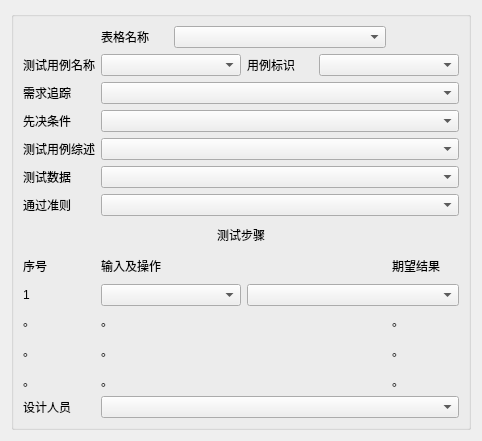
<?xml version="1.0" encoding="UTF-8"?>
<ui version="4.0">
 <class>Form</class>
 <widget class="QWidget" name="Form">
  <property name="geometry">
   <rect>
    <x>0</x>
    <y>0</y>
    <width>482</width>
    <height>441</height>
   </rect>
  </property>
  <property name="windowTitle">
   <string>Form</string>
  </property>
  <layout class="QGridLayout" name="gridLayout_2">
   <item row="0" column="0">
    <widget class="QGroupBox" name="groupBox">
     <property name="title">
      <string/>
     </property>
     <layout class="QGridLayout" name="gridLayout">
      <item row="0" column="1">
       <widget class="QLabel" name="label">
        <property name="text">
         <string>表格名称</string>
        </property>
       </widget>
      </item>
      <item row="0" column="2" colspan="3">
       <widget class="QComboBox" name="combox_tablename"/>
      </item>
      <item row="1" column="0">
       <widget class="QLabel" name="label_2">
        <property name="text">
         <string>测试用例名称</string>
        </property>
       </widget>
      </item>
      <item row="1" column="1" colspan="2">
       <widget class="QComboBox" name="combox_casename"/>
      </item>
      <item row="1" column="3">
       <widget class="QLabel" name="label_4">
        <property name="text">
         <string>用例标识</string>
        </property>
       </widget>
      </item>
      <item row="1" column="4" colspan="2">
       <widget class="QComboBox" name="combox_caseID"/>
      </item>
      <item row="2" column="0">
       <widget class="QLabel" name="label_3">
        <property name="text">
         <string>需求追踪</string>
        </property>
       </widget>
      </item>
      <item row="2" column="1" colspan="5">
       <widget class="QComboBox" name="combox_requirement"/>
      </item>
      <item row="3" column="0">
       <widget class="QLabel" name="label_5">
        <property name="text">
         <string>先决条件</string>
        </property>
       </widget>
      </item>
      <item row="3" column="1" colspan="5">
       <widget class="QComboBox" name="combox_condition"/>
      </item>
      <item row="4" column="0">
       <widget class="QLabel" name="label_6">
        <property name="text">
         <string>测试用例综述</string>
        </property>
       </widget>
      </item>
      <item row="4" column="1" colspan="5">
       <widget class="QComboBox" name="combox_casetext"/>
      </item>
      <item row="5" column="0">
       <widget class="QLabel" name="label_32">
        <property name="text">
         <string>测试数据</string>
        </property>
       </widget>
      </item>
      <item row="5" column="1" colspan="5">
       <widget class="QComboBox" name="combox_testdata"/>
      </item>
      <item row="6" column="0">
       <widget class="QLabel" name="label_7">
        <property name="text">
         <string>通过准则</string>
        </property>
       </widget>
      </item>
      <item row="6" column="1" colspan="5">
       <widget class="QComboBox" name="combox_passcondition"/>
      </item>
      <item row="7" column="0" colspan="6">
       <widget class="QLabel" name="label_8">
        <property name="text">
         <string>测试步骤</string>
        </property>
        <property name="alignment">
         <set>Qt::AlignCenter</set>
        </property>
       </widget>
      </item>
      <item row="8" column="0">
       <widget class="QLabel" name="label_9">
        <property name="text">
         <string>序号</string>
        </property>
       </widget>
      </item>
      <item row="8" column="1">
       <widget class="QLabel" name="label_input">
        <property name="text">
         <string>输入及操作</string>
        </property>
       </widget>
      </item>
      <item row="8" column="5">
       <widget class="QLabel" name="label_11">
        <property name="text">
         <string>期望结果</string>
        </property>
       </widget>
      </item>
      <item row="9" column="0">
       <widget class="QLabel" name="label_27">
        <property name="text">
         <string>1</string>
        </property>
       </widget>
      </item>
      <item row="9" column="1" colspan="2">
       <widget class="QComboBox" name="combox_input"/>
      </item>
      <item row="9" column="3" colspan="3">
       <widget class="QComboBox" name="combox_expect"/>
      </item>
      <item row="10" column="0">
       <widget class="QLabel" name="label_33">
        <property name="text">
         <string>&lt;html&gt;&lt;head/&gt;&lt;body&gt;&lt;p&gt;。&lt;/p&gt;&lt;p&gt;。&lt;/p&gt;&lt;p&gt;。&lt;/p&gt;&lt;/body&gt;&lt;/html&gt;</string>
        </property>
       </widget>
      </item>
      <item row="10" column="1">
       <widget class="QLabel" name="label_54">
        <property name="text">
         <string>&lt;html&gt;&lt;head/&gt;&lt;body&gt;&lt;p&gt;。&lt;/p&gt;&lt;p&gt;。&lt;/p&gt;&lt;p&gt;。&lt;/p&gt;&lt;/body&gt;&lt;/html&gt;</string>
        </property>
       </widget>
      </item>
      <item row="10" column="5">
       <widget class="QLabel" name="label_55">
        <property name="text">
         <string>&lt;html&gt;&lt;head/&gt;&lt;body&gt;&lt;p&gt;。&lt;/p&gt;&lt;p&gt;。&lt;/p&gt;&lt;p&gt;。&lt;/p&gt;&lt;/body&gt;&lt;/html&gt;</string>
        </property>
       </widget>
      </item>
      <item row="11" column="0">
       <widget class="QLabel" name="label_30">
        <property name="text">
         <string>设计人员</string>
        </property>
       </widget>
      </item>
      <item row="11" column="1" colspan="5">
       <widget class="QComboBox" name="combox_testman"/>
      </item>
     </layout>
    </widget>
   </item>
  </layout>
 </widget>
 <resources/>
 <connections/>
</ui>
